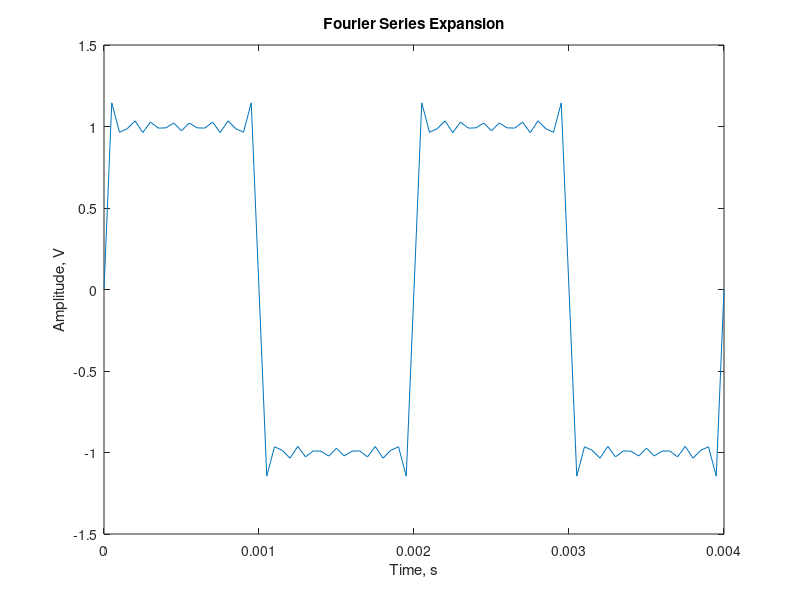

The MATLAB script that drew this image:
f = 500; % Frequency
C = 4/pi; % Constant Value

dt = 5.0e-05;
tpts = (4.0e-3/5.0e-5) + 1;

for n = 1: 12 
    for m = 1: tpts 
s1(n,m) = (4/pi)*(1/(2*n - 1))*sin((2*n - 1)*2*pi*f*dt*(m-1)); 
end
end
for m = 1:tpts
a1 = s1(:,m);
a2(m) = sum(a1);
end
f1 = a2;
t = 0.0:5.0e-5:4.0e-3;
plot(t,f1)
xlabel('Time, s')
ylabel('Amplitude, V')
title('Fourier Series Expansion')
